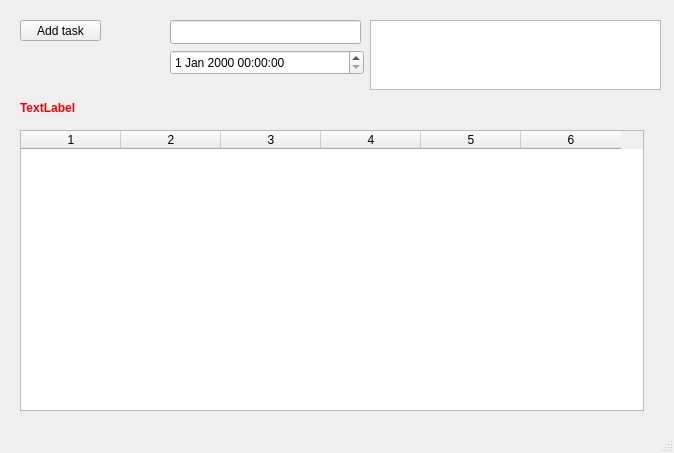
<?xml version="1.0" encoding="UTF-8"?>
<ui version="4.0">
 <class>MainWindow</class>
 <widget class="QMainWindow" name="MainWindow">
  <property name="geometry">
   <rect>
    <x>0</x>
    <y>0</y>
    <width>674</width>
    <height>453</height>
   </rect>
  </property>
  <property name="windowTitle">
   <string>MainWindow</string>
  </property>
  <widget class="QWidget" name="centralwidget">
   <widget class="QPushButton" name="addTaskBtn">
    <property name="geometry">
     <rect>
      <x>20</x>
      <y>20</y>
      <width>81</width>
      <height>21</height>
     </rect>
    </property>
    <property name="text">
     <string>Add task</string>
    </property>
   </widget>
   <widget class="QDateTimeEdit" name="dueDateEdit">
    <property name="geometry">
     <rect>
      <x>170</x>
      <y>50</y>
      <width>194</width>
      <height>25</height>
     </rect>
    </property>
   </widget>
   <widget class="QLineEdit" name="titleEdit">
    <property name="geometry">
     <rect>
      <x>170</x>
      <y>20</y>
      <width>191</width>
      <height>24</height>
     </rect>
    </property>
   </widget>
   <widget class="QTextEdit" name="descriptionEdit">
    <property name="geometry">
     <rect>
      <x>370</x>
      <y>20</y>
      <width>291</width>
      <height>70</height>
     </rect>
    </property>
   </widget>
   <widget class="QTableWidget" name="tableWidget">
    <property name="enabled">
     <bool>true</bool>
    </property>
    <property name="geometry">
     <rect>
      <x>20</x>
      <y>130</y>
      <width>624</width>
      <height>281</height>
     </rect>
    </property>
    <property name="font">
     <font>
      <family>Segoe UI</family>
     </font>
    </property>
    <property name="alternatingRowColors">
     <bool>false</bool>
    </property>
    <property name="showGrid">
     <bool>true</bool>
    </property>
    <property name="sortingEnabled">
     <bool>true</bool>
    </property>
    <property name="columnCount">
     <number>6</number>
    </property>
    <column/>
    <column/>
    <column/>
    <column/>
    <column/>
    <column/>
   </widget>
   <widget class="QLabel" name="errorLabel">
    <property name="geometry">
     <rect>
      <x>20</x>
      <y>100</y>
      <width>351</width>
      <height>16</height>
     </rect>
    </property>
    <property name="palette">
     <palette>
      <active>
       <colorrole role="WindowText">
        <brush brushstyle="SolidPattern">
         <color alpha="255">
          <red>255</red>
          <green>0</green>
          <blue>0</blue>
         </color>
        </brush>
       </colorrole>
      </active>
      <inactive>
       <colorrole role="WindowText">
        <brush brushstyle="SolidPattern">
         <color alpha="255">
          <red>255</red>
          <green>0</green>
          <blue>0</blue>
         </color>
        </brush>
       </colorrole>
      </inactive>
      <disabled/>
     </palette>
    </property>
    <property name="font">
     <font>
      <italic>false</italic>
      <bold>true</bold>
      <strikeout>false</strikeout>
     </font>
    </property>
    <property name="autoFillBackground">
     <bool>false</bool>
    </property>
    <property name="text">
     <string>TextLabel</string>
    </property>
   </widget>
  </widget>
  <widget class="QMenuBar" name="menubar">
   <property name="geometry">
    <rect>
     <x>0</x>
     <y>0</y>
     <width>674</width>
     <height>21</height>
    </rect>
   </property>
  </widget>
  <widget class="QStatusBar" name="statusbar"/>
 </widget>
 <resources/>
 <connections/>
</ui>
